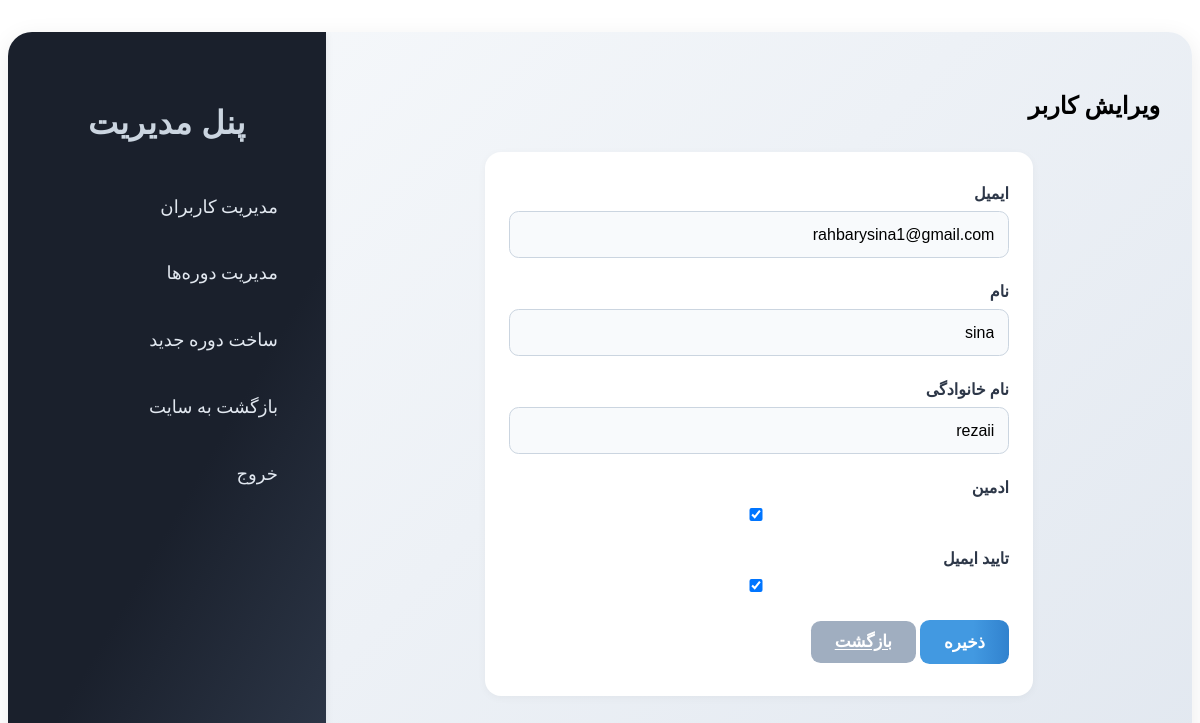
The page /admin/users/edit/1 (signed in) on the database its author committed.
### app.py (models this page shows, shortened)
class User(db.Model, UserMixin):
    id = db.Column(db.Integer, primary_key=True)
    email = db.Column(db.String(120), unique=True, nullable=False)
    password_hash = db.Column(db.String(128), nullable=False)
    email_confirmed = db.Column(db.Boolean, default=False)
    first_name = db.Column(db.String(60), nullable=True)
    last_name = db.Column(db.String(60), nullable=True)
    bio = db.Column(db.Text, nullable=True)
    phone_number = db.Column(db.String(20), nullable=True)
    avatar_url = db.Column(db.String(120), nullable=False, default='default.png')
    is_admin = db.Column(db.Boolean, default=False, nullable=False)

### app.py (the view, shortened to what this page needs)
@app.route('/admin/users/edit/<int:user_id>', methods=['GET', 'POST'])
@login_required
@admin_required
def admin_edit_user(user_id):
    user = User.query.get_or_404(user_id)
    form = AdminUserEditForm(obj=user)
    return render_template('admin/edit_user.html', form=form)

### app.py
class AdminUserEditForm(FlaskForm):
    email = StringField('ایمیل', render_kw={"readonly": True})
    first_name = StringField('نام', validators=[Optional(), Length(max=60)])
    last_name = StringField('نام خانوادگی', validators=[Optional(), Length(max=60)])
    is_admin = BooleanField('ادمین')
    email_confirmed = BooleanField('تایید ایمیل')
    submit = SubmitField('ذخیره')

### app.py (called while the page is built)
@login_manager.user_loader
def load_user(user_id):
    return User.query.get(int(user_id))

def admin_required(f):
    @wraps(f)
    def decorated_function(*args, **kwargs):
        if not current_user.is_authenticated or not getattr(current_user, 'is_admin', False):
            flash('دسترسی فقط برای مدیران مجاز است.', 'danger')
            return redirect(url_for('login'))
        return f(*args, **kwargs)
    return decorated_function

### templates/admin/edit_user.html (shortened to what this page needs)
{% extends 'admin/layout.html' %}
{% block head %}
    <link rel="stylesheet" href="{{ url_for('static', filename='css/admin-entities.css') }}">
{% endblock %}
{% block content %}
<h2>ویرایش کاربر</h2>
<form method="post" class="admin-entity-form">
    <div class="form-group">
        {{ form.email.label }}
        {{ form.email(class_="form-control", readonly=True) }}
    </div>
    <div class="form-group">
        {{ form.first_name.label }}
        {{ form.first_name(class_="form-control") }}
    </div>
    <div class="form-group">
        {{ form.last_name.label }}
        {{ form.last_name(class_="form-control") }}
    </div>
    <div class="form-group">
        {{ form.is_admin.label }}
        {{ form.is_admin() }}
    </div>
    <div class="form-group">
        {{ form.email_confirmed.label }}
        {{ form.email_confirmed() }}
    </div>
    <button type="submit" class="btn btn-primary">ذخیره</button>
    <a href="{{ url_for('admin_users') }}" class="btn btn-secondary">بازگشت</a>
</form>
{% endblock %}

### static/css/admin-entities.css (style rules this page uses)
.admin-entity-form { max-width: 500px; margin: 2rem auto; background: #fff; border-radius: 1rem; box-shadow: 0 2px 8px rgba(0,0,0,0.04); padding: 2rem 1.5rem; }
.admin-entity-form .form-group { margin-bottom: 1.5rem; }
.admin-entity-form label { display: block; margin-bottom: 0.5rem; font-weight: 600; color: #2d3748; text-align: right; }
.admin-entity-form input, .admin-entity-form textarea, .admin-entity-form select { width: 100%; padding: 0.85rem; border: 1px solid #cbd5e0; border-radius: 0.6rem; box-sizing: border-box; transition: border-color 0.18s; text-align: right; direction: rtl; background: #f8fafc; font-size: 1rem; }
.admin-entity-form .btn { padding: 0.7rem 1.5rem; border-radius: 0.6rem; font-size: 1.05rem; font-weight: 700; border: none; cursor: pointer; transition: background 0.18s; }
.admin-entity-form .btn-primary { background: linear-gradient(90deg, #4299e1 60%, #3182ce 100%); color: #fff; }
.admin-entity-form .btn-secondary { background: #a0aec0; color: #fff; }

### rows shown on the page
User: email "rahbarysina1@gmail.com", first_name "sina", last_name "rezaii", is_admin "☑", email_confirmed "☑"
